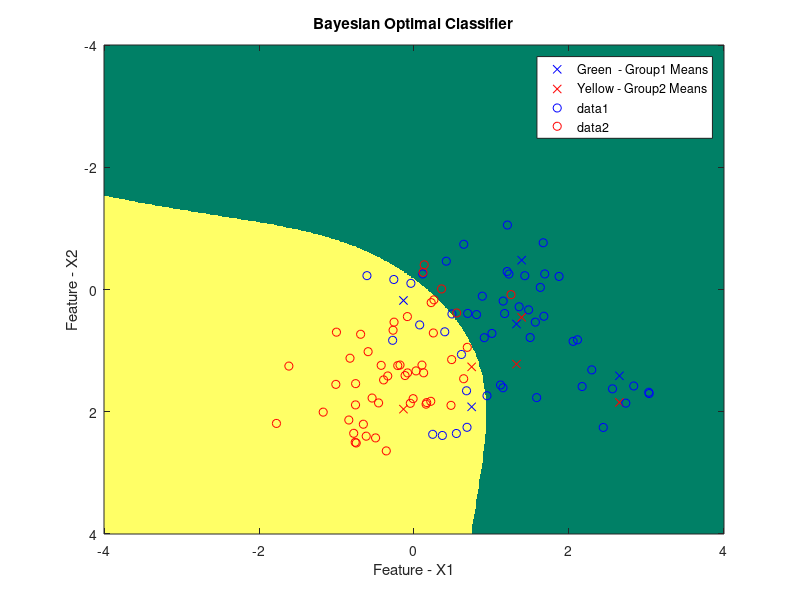

Write the MATLAB code that produced this figure.
%% Part A.1
clc;
clear all;
close all;

I = eye(2);
% Generate the means for red and blue data centres using (1,0) and (0,1).
% Gaussian Mixture Model
mBlue = mvnrnd([1,0]', I, 5);
mRed = mvnrnd([0,1]', I, 5);


%% Part A.2

% Generate datapoints for individual means m1,m2......m10 where 1-5 is blue
% and 6-10 is for blue.
dataPointBlue = null(2,1)
dataPointRed = null(2,1)
for i = 1:length(mBlue)
    mDataPoint = mBlue(i,:);
    dataPointBlue = [dataPointBlue; mvnrnd(mDataPoint,(I/5),10)]
end


for i = 1:length(mRed)
    mDataPoint = mRed(i,:);
    dataPointRed = [dataPointRed; mvnrnd(mDataPoint,(I/5),10)]
end


%% Part A.3


X1 = -4:0.01:4;
X2 = -4:0.01:4;
[X(:,:,1),X(:,:,2)] = meshgrid(X1,X2);

Pg1 = 0;
Pg2 = 0;
for i = 1:size(mRed)
   temp1 = (X(:,:,1) - mRed(i,1)).^2 ;
   temp2 = (X(:,:,2) - mRed(i,2)).^2 ;
   temp = exp((temp1+temp2)/(-2));
   Pg1 = Pg1 + temp;
   
   
   temp1 = (X(:,:,1) - mBlue(i,1)).^2 ;
   temp2 = (X(:,:,2) - mBlue(i,2)).^2 ;
   temp = exp((temp1+temp2)/(-2));
   Pg2 = Pg2 + temp;
end


P = zeros(size(Pg1));
P(find(Pg1>Pg2)) = 1;
figure(1);
colormap 'summer' 
imagesc(X1,X2,P)

hold on;
plot(mBlue(:,1),mBlue(:,2),'bx');
plot(mBlue(:,1),mRed(:,2),'rx');
xlabel('Feature - X1');
ylabel('Feature - X2');
title('Bayesian Optimal Classifier')
legend('Green  - Group1 Means','Yellow - Group2 Means');

%% Part A.4 Plot Points
plot(dataPointBlue(:,1),dataPointBlue(:,2),'bo');
plot(dataPointRed(:,1),dataPointRed(:,2),'ro');

Pg1 = 0;
Pg2 = 0;
for i = 1:size(mRed)
   temp1 = (dataPointRed(:,1) - mRed(i,1)).^2 ;
   temp2 = (dataPointRed(:,2) - mRed(i,2)).^2 ;
   temp = exp((temp1+temp2)/(-2));
   Pg1 = Pg1 + temp;
   
   
   temp1 = (dataPointRed(:,1) - mBlue(i,1)).^2 ;
   temp2 = (dataPointRed(:,2) - mBlue(i,2)).^2 ;
   temp = exp((temp1+temp2)/(-2));
   Pg2 = Pg2 + temp;
end

Yred = zeros(size(Pg1));
Yred(find(Pg1>Pg2)) = 1;

Pg1 = 0;
Pg2 = 0;
for i = 1:size(mBlue)
   temp1 = (dataPointBlue(:,1) - mRed(i,1)).^2 ;
   temp2 = (dataPointBlue(:,2) - mRed(i,2)).^2 ;
   temp = exp((temp1+temp2)/(-2));
   Pg1 = Pg1 + temp;
   
   
   temp1 = (dataPointBlue(:,1) - mBlue(i,1)).^2 ;
   temp2 = (dataPointBlue(:,2) - mBlue(i,2)).^2 ;
   temp = exp((temp1+temp2)/(-2));
   Pg2 = Pg2 + temp;
end


Yblue = zeros(size(Pg1));
Yblue(find(Pg1<Pg2)) = 1;

%% Part A.5 Count results

True_Positives = size(find(Yred == 1));
disp('True Positives');
True_Positives(1)
True_Negatives = size(find(Yblue == 1));
disp('True Negatives');
True_Negatives(1)
False_Positives = size(find(Yblue == 0));
disp('False Positives');
False_Positives(1)
False_Negatives = size(find(Yred == 0));
disp('False Negatives');
False_Negatives(1)
